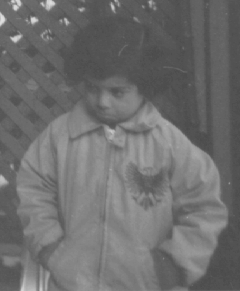
#> input picture Week 5/pout.tif, 240 x 291 px
$ jupyter execute --allow-errors 'Assignment 5.ipynb'
#> lines starting #> are read from the running program, lines starting #| are printed output that depends on the picture; after the words box and inside, x2 and y2 are one past the last pixel; in counts of white or black regions, pixels touching at a corner belong together
[cell 1]
import numpy as np
import matplotlib.pyplot as plt
from skimage.io import imread
from skimage.util import img_as_float
from skimage.color import rgb2gray
from skimage.morphology import disk, closing, opening, binary_opening
from skimage.measure import label
import soundfile as sf
from scipy.fft import fft, fftshift, fftfreq

## 1. Histogram-based processing

### Problem 1.1

[cell 2]
def compute_CDF(image):
    counts, edges = np.histogram(image.flatten(), bins=256, range=(0, 256))  # compute histogram
    I_val = edges[:-1]  # intensity array
    CDF = np.cumsum(counts) / np.sum(counts)  # compute CDF and normalize
    return CDF, I_val

[cell 3]
A = imread("pout.tif")
#> A is the input picture: shape (291, 240); min 74, max 224, mean 110.3

A_cdf, I_A = compute_CDF(A)
#> in compute_CDF, `counts, edges = np.histogram(image.flatten(), bins=256, range=(0, 256))`: counts = 256 values, max 3628 at index 82, min 0 at index 0, mean 272.8; edges = 257 values from 0 to 256
#> in compute_CDF, `I_val = edges[:-1]`: I_val = 256 values from 0 to 255
#> in compute_CDF, `CDF = np.cumsum(counts) / np.sum(counts)`: CDF = 256 values from 0 to 1
#> A_cdf = 256 values from 0 to 1; I_A = 256 values from 0 to 255

plt.figure(figsize=(8,4))

plt.subplot(1, 2, 1)
plt.hist(A.flatten(), bins=256, range=(0, 256))
plt.xlabel("Intensity")
plt.ylabel("Counts")
plt.title("Histogram of pout.tif")

plt.subplot(1, 2, 2)
plt.plot(I_A, A_cdf)
plt.xlabel("Intensity")
plt.ylabel("CDF")
plt.title("CDF for pout.tif")

plt.tight_layout()
#> figure, not shown here; panel 1: tallest bar 3628 high, from x = 82 to 83; panel 2: curve peaks at x = 224, y = 1

### Problem 1.2

[cell 4]
def CDF_image(image, CDF):
    return  CDF[image]  # returns image with intensity CDF(I(x,y)) for pixel at (x,y)

[cell 5]
A_C_image = CDF_image(A, A_cdf)

plt.subplot(1, 2, 1)
plt.imshow(A, vmin=0, vmax=255, cmap="gray")
plt.colorbar(shrink=0.6)
plt.axis("off")
plt.title("Original image")

plt.subplot(1, 2, 2)
plt.imshow(A_C_image, vmin=0, vmax=1, cmap="gray")
plt.colorbar(shrink=0.6)
plt.axis("off")
plt.title("C(I) image")

plt.tight_layout()
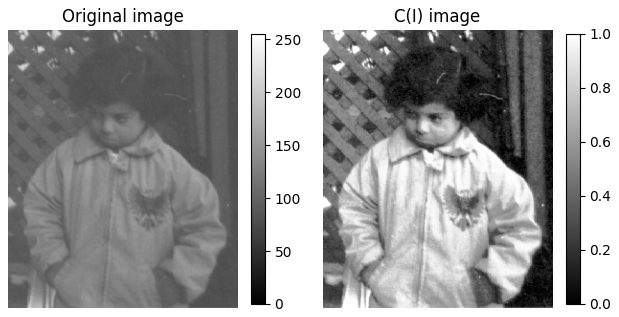
#> figure drawn by matplotlib, 4 panels

### Problem 1.3

[cell 6]
def pseudo_inverse(cdf):
    cdf_inv = np.empty_like(cdf)  # initialize array

    s_vals = np.linspace(0, 255, 256)
    l_vals = np.linspace(0, 1, 256)

    for i, l in enumerate(l_vals):  # compute pseudoinverse
        cdf_inv[i] = np.min(s_vals[np.where(cdf >= l)[0]])
#> after the loop, cdf_inv = 256 values from 0 to 224

    return cdf_inv, l_vals

[cell 7]
A_cdf_inv, A_l = pseudo_inverse(A_cdf)
#> A_cdf_inv = 256 values from 0 to 224; A_l = 256 values from 0 to 1

plt.plot(A_l, A_cdf_inv)
plt.title("Pseudo inverse CDF of pout.tif")
plt.xlabel("l")
plt.ylabel(r"$C^{-1}$")
#> figure, not shown here; curve peaks at x = 1, y = 224
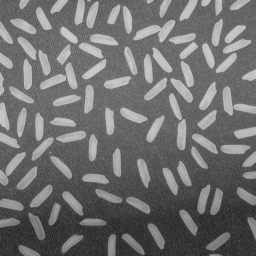
#> input picture Week 5/rice.png, 256 x 256 px
#> further down, B is the input picture: shape (256, 256); min 40, max 204, mean 111.2

### Problem 1.4

[cell 8]
def hist_match(image1, image2):
    C1, _ = compute_CDF(image1)  # compute CDF of original image
#> C1 = 256 values from 0 to 1
    C2, s2 = compute_CDF(image2)  # compute CDF of target image
#> C2 = 256 values from 0 to 1; s2 = 256 values from 0 to 255

    C1_image1 = CDF_image(image1, CDF=C1)  # compute C1(I1)

    C2_inv_C1_image1 = np.empty_like(C1_image1)  # initialize

    for i in range(C1_image1.shape[0]):  # compute C2^-1(C1(I1))
        for j in range(C1_image1.shape[1]):
            C2_inv_C1_image1[i, j] = np.min(s2[np.where(C2 >= C1_image1[i, j])[0]])
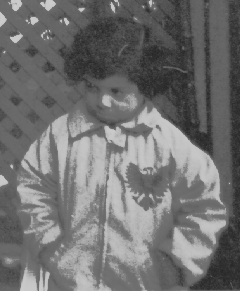
#> C2_inv_C1_image1: shape (291, 240) float64; min 40, max 204, mean 113.2

    return C2_inv_C1_image1

[cell 9]
B = imread("rice.png")

A_hist_matched_to_B = hist_match(A, B)

[cell 10]
plt.subplot(1, 3, 1)
plt.imshow(A, vmin=0, vmax=255, cmap="gray")
plt.axis("off")
plt.title("Input image 1")

plt.subplot(1, 3, 2)
plt.imshow(B, vmin=0, vmax=255, cmap="gray")
plt.axis("off")
plt.title("Input image 2")

plt.subplot(1, 3, 3)
plt.imshow(A_hist_matched_to_B, vmin=0, vmax=255, cmap="gray")
plt.axis("off")
plt.title("Output image")

plt.tight_layout()

[cell 11]
plt.hist(A.flatten(), bins=256, range=(0, 256), cumulative=True, density=True, histtype="step", label="Input image 1")
plt.hist(B.flatten(), bins=256, range=(0, 256), cumulative=True, density=True, histtype="step", label="Input image 2")
plt.hist(A_hist_matched_to_B.flatten(), bins=256, range=(0, 256), cumulative=True, density=True, histtype="step", label="Output image")
plt.xlabel("Intensity")
plt.ylabel("Normalized cumulative histogram")
plt.title("Cumulative histograms")
plt.legend()
plt.tight_layout()

## 2. Segmentation by thresholding

### Problem 2.1

[cell 12]
def perform_thresholding(image, threshold=100/256):

    image_gray = rgb2gray(image)  # convert to gray-scale
    binary_image = np.where(image_gray <= threshold, 0, 1)  # perform thresholding

    return binary_image

[cell 13]
C = imread("pillsect.png")
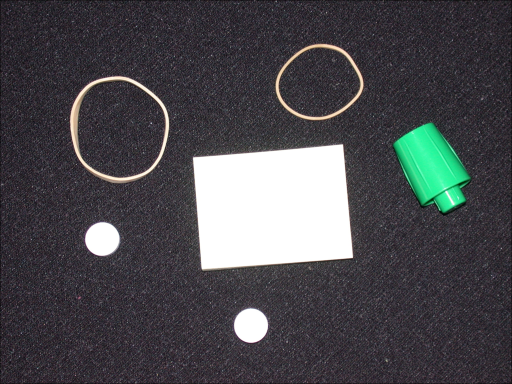
#> input picture Week 5/pillsect.png, 512 x 384 px
#> C is the input picture: shape (384, 512, 3); mean R, G, B 73.9, 73.6, 77.5
C_gray = rgb2gray(C)

C_thresholded = perform_thresholding(C)
#> in perform_thresholding, `binary_image = np.where(image_gray <= threshold, 0, 1)`:
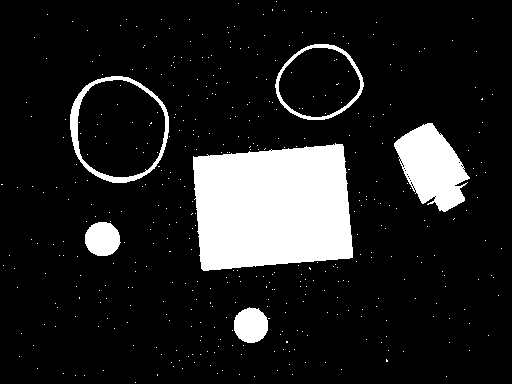
#> binary_image: shape (384, 512) int64; values 0 (black) and 1 (white), 13.3% white; 424 white regions (418 under 20 px), largest, box (x1, y1, x2, y2) and area: (193, 143, 353, 271) 17403, (394, 123, 470, 212) 4037, (70, 76, 169, 183) 1492, (85, 222, 121, 256) 960, (234, 307, 268, 343) 957, (275, 44, 364, 120) 870

[cell 14]
plt.figure(figsize=(8, 4))

plt.subplot(1, 3, 1)
plt.imshow(C)
plt.axis("off")
plt.title("Original image")

plt.subplot(1, 3, 2)
plt.imshow(C_gray, cmap="gray")
plt.axis("off")
plt.title("Grayscale image")

plt.subplot(1, 3, 3)
plt.imshow(C_thresholded, cmap="gray")
plt.axis("off")
plt.title("Result of thresholding")

plt.tight_layout()

### Problem 2.2

[cell 15]
plt.hist(C_gray.flatten(), bins=256)
plt.plot((100/256, 100/256), (0, 18000), "--", label="Threshold = 100/256")
plt.title("Intensity distribution of gray scale image")
plt.xlabel("Intensity")
plt.ylabel("Counts")
plt.legend()
plt.tight_layout()
#> figure, not shown here; tallest bar 18181 high, from x = 0.996 to 1

## 3. Morphology

### Problem 3.1.1

[cell 16]
D = imread("cells_binary_inv.png")
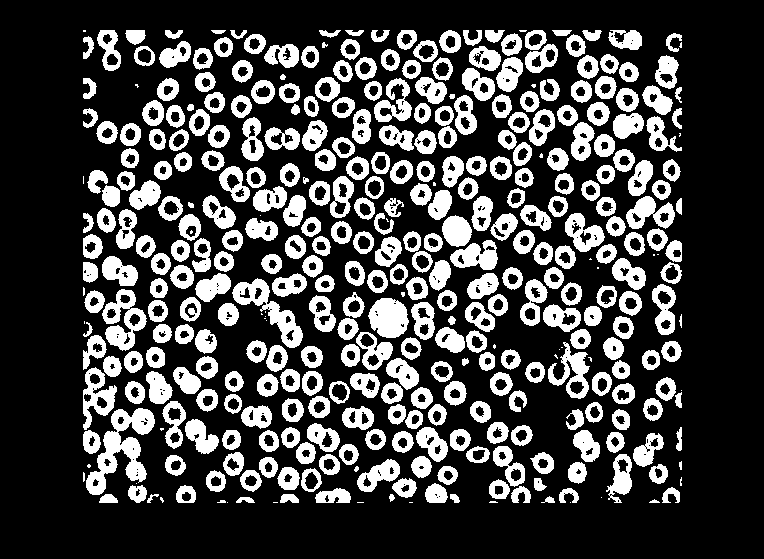
#> input picture Week 5/cells_binary_inv.png, 764 x 559 px
#> D: shape (559, 764); 26.6% white; 395 white regions (49 under 20 px), largest, box (x1, y1, x2, y2) and area: (86, 408, 155, 495) 2460, (232, 278, 303, 348) 1487, (102, 289, 147, 351) 1333
SE = disk(1)

[cell 17]
D_opened = opening(D, SE)
#> D_opened: shape (559, 764); 26.3% white; 369 white regions (19 under 20 px), largest, box (x1, y1, x2, y2) and area: (86, 408, 155, 495) 2436, (368, 298, 409, 338) 1230, (548, 343, 589, 399) 954
D_closed = closing(D, SE)
#> D_closed: shape (559, 764); 27.1% white; 343 white regions (37 under 20 px), largest, box (x1, y1, x2, y2) and area: (83, 408, 155, 495) 2529, (496, 30, 558, 92) 1680, (84, 289, 147, 351) 1676

[cell 18]
plt.figure(figsize=(10, 4))

plt.subplot(1, 3, 1)
plt.imshow(D, cmap="gray")
plt.axis("off")
plt.title("Original")

plt.subplot(1, 3, 2)
plt.imshow(D_opened, cmap="gray")
plt.axis("off")
plt.title("Result of opening")

plt.subplot(1, 3, 3)
plt.imshow(D_closed, cmap="gray")
plt.axis("off")
plt.title("Result of closing")

plt.tight_layout()

[cell 19]
plt.figure(figsize=(10, 4))

plt.subplot(1, 3, 1)
plt.imshow(D[200:350, 200:350], cmap="gray")
plt.axis("off")
plt.title("Original")
plt.plot()
circle = plt.Circle((65, 110), 15, fill=False, color="red")
plt.gca().add_patch(circle)
circle = plt.Circle((15, 85), 10, fill=False, color="green")
plt.gca().add_patch(circle)
circle = plt.Circle((60, 15), 10, fill=False, color="blue")
plt.gca().add_patch(circle)

plt.subplot(1, 3, 2)
plt.imshow(D_opened[200:350, 200:350], cmap="gray")
plt.axis("off")
plt.title("Result of opening")
plt.plot()
circle = plt.Circle((65, 110), 15, fill=False, color="red")
plt.gca().add_patch(circle)
circle = plt.Circle((15, 85), 10, fill=False, color="green")
plt.gca().add_patch(circle)
circle = plt.Circle((60, 15), 10, fill=False, color="blue")
plt.gca().add_patch(circle)

plt.subplot(1, 3, 3)
plt.imshow(D_closed[200:350, 200:350], cmap="gray")
plt.axis("off")
plt.title("Result of closing")
plt.plot()
circle = plt.Circle((65, 110), 15, fill=False, color="red")
plt.gca().add_patch(circle)
circle = plt.Circle((15, 85), 10, fill=False, color="green")
plt.gca().add_patch(circle)
circle = plt.Circle((60, 15), 10, fill=False, color="blue")
plt.gca().add_patch(circle)

plt.tight_layout()

### Problem 3.1.3

[cell 20]
labels_opened, num_labels_opened = label(D_opened, return_num=True, connectivity=2)
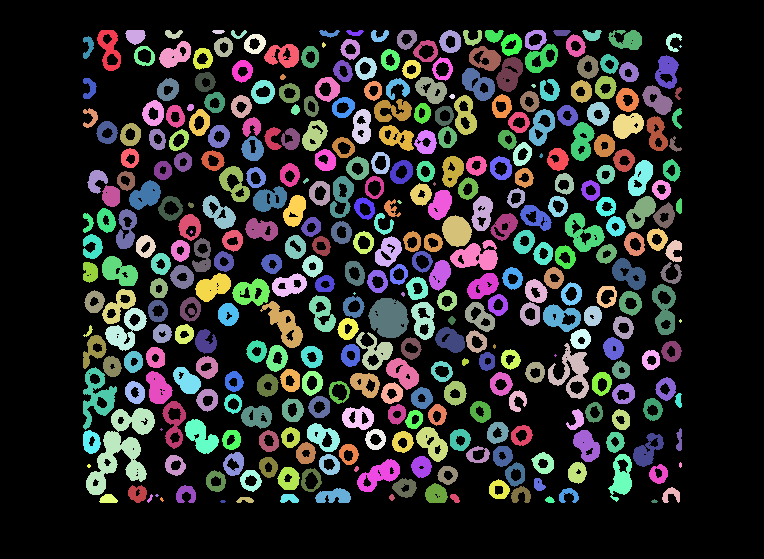
#> labels_opened: shape (559, 764) int64; 370 distinct labels, from 0 to 369; one colour per label, 0 black
#> num_labels_opened = 369
labels_closed, num_labels_closed = label(D_closed, return_num=True, connectivity=2)
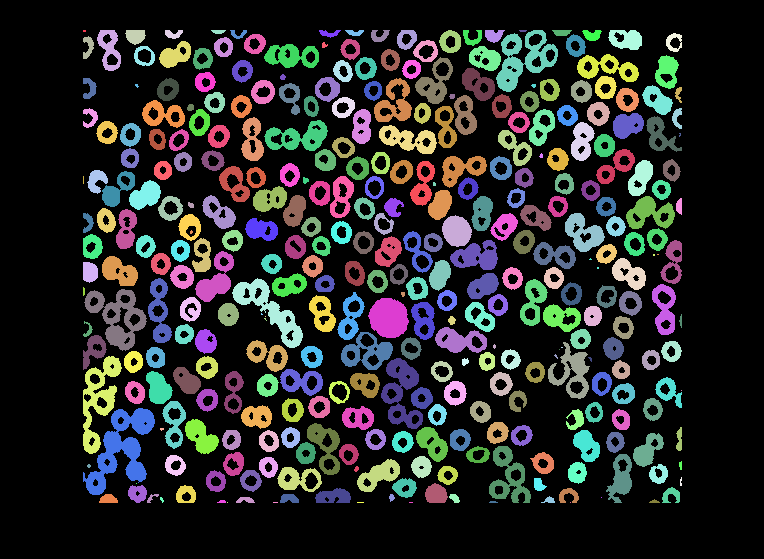
#> labels_closed: shape (559, 764) int64; 344 distinct labels, from 0 to 343; one colour per label, 0 black
#> num_labels_closed = 343

[cell 21]
plt.figure(figsize=(8, 4))

plt.subplot(1, 2, 1)
plt.imshow(labels_opened)
plt.axis("off")
plt.colorbar(shrink=0.6)
plt.title("Cells labeled after using opening")

plt.subplot(1, 2, 2)
plt.imshow(labels_closed)
plt.axis("off")
plt.colorbar(shrink=0.6)
plt.title("Cells labeled after using closing")

plt.tight_layout()

print(f"Number of cells after performing opening: {num_labels_opened}")
#| Number of cells after performing opening: 369
print(f"Number of cells after performing closing: {num_labels_closed}")
#| Number of cells after performing closing: 343

### Problem 3.2

[cell 22]
E = img_as_float(imread("money_bin.png"))
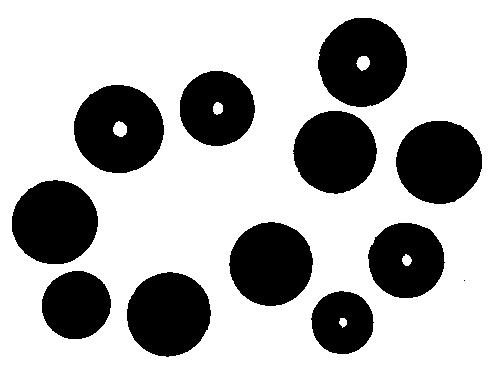
#> input picture Week 5/money_bin.png, 500 x 369 px
#> E: shape (369, 500) float64; values 0 (black) and 1 (white), 70.1% white; 12 black regions (1 under 20 px), largest, box (x1, y1, x2, y2) and area: (74, 85, 164, 173) 6035, (318, 18, 407, 107) 6004, (12, 180, 98, 264) 5657

E_inverted = np.empty_like(E)  # initialize inverted image

for i in range(E.shape[0]):  # invert image
    for j in range(E.shape[1]):
        if E[i,j] == 0:
            E_inverted[i,j] = 1
        elif E[i,j] == 1:
            E_inverted[i,j] = 0

E_opened = opening(E_inverted, SE)  # remove noise by opening

# find connected components
labels_coins, num_labels_coins = label(E_opened, return_num=True, connectivity=2)
#> num_labels_coins = 11
#> E_opened: shape (369, 500) float64; values 0 (black) and 1 (white), 29.9% white; 11 white regions, largest, box (x1, y1, x2, y2) and area: (74, 85, 164, 173) 6035, (318, 18, 407, 107) 6003, (12, 180, 98, 264) 5655

print(f"Number of detected coins: {num_labels_coins}")
#| Number of detected coins: 11

plt.imshow(labels_coins)
plt.colorbar(shrink=0.8)
plt.axis("off")
plt.title("Each coin labeled")

plt.text(380, 80, "1", color="red")
plt.text(200, 100, "2", color="red")
plt.text(100, 110, "3", color="red")
plt.text(320, 150, "4", color="red")
plt.text(420, 150, "5", color="red")
plt.text(40, 230, "6", color="red")
plt.text(250, 270, "7", color="red")
plt.text(400, 290, "8", color="red")
plt.text(60, 310, "9", color="red")
plt.text(150, 310, "10", color="red")
plt.text(320, 310, "11", color="red")

[cell 23]
# compute areas
five_kr_area = len(labels_coins[labels_coins==3])
#> five_kr_area = 6035
twenty_kr_area = len(labels_coins[labels_coins==6])
#> twenty_kr_area = 5655
two_kr_area = len(labels_coins[labels_coins==2])
#> two_kr_area = 4324
one_kr_area = len(labels_coins[labels_coins==11])
#> one_kr_area = 3021
fifty_øre_area = len(labels_coins[labels_coins==9])
#> fifty_øre_area = 3675

# save areas in arrays
area_reference_coins = np.array([five_kr_area, twenty_kr_area, two_kr_area, one_kr_area, fifty_øre_area])
#> area_reference_coins = [6035, 5655, 4324, 3021, 3675]

# save what area correspond to which type of coin
ID_reference_coins = ["5 kr", "20 kr", "2 kr", "1 kr", "50 øre"]

# Assign a value in kr to each type of coin
value_reference_coins = np.array([5, 20, 2, 1, 0.5])

print(f"Area of 5 kr: {five_kr_area}")
#| Area of 5 kr: 6035
print(f"Area of 2 kr: {two_kr_area}")
#| Area of 2 kr: 4324
print(f"Area of 1 kr: {one_kr_area}")
#| Area of 1 kr: 3021
print(f"Area of 20 kr: {twenty_kr_area}")
#| Area of 20 kr: 5655
print(f"Area of 50 øre: {fifty_øre_area}")
#| Area of 50 øre: 3675

[cell 24]
area_coin = np.zeros(num_labels_coins)  # initialize
#> area_coin = [0, 0, 0, 0, 0, 0, 0, 0, 0, 0, 0]

for i in range(num_labels_coins):  # measure area of each coin
    area_coin[i] = len(labels_coins[labels_coins==i+1])

# compute difference between measured area and area of each reference coin
diff = np.abs(area_coin[:, np.newaxis] - area_reference_coins[np.newaxis, :])

find_coin_ID = np.argmin(diff, axis=1)  # determine what reference area is closest

for i, ID in enumerate(find_coin_ID):
    print(f"Coin number {i+1} is a {ID_reference_coins[ID]}")

[cell 25]
plt.imshow(E, cmap="gray")
plt.axis("off")
plt.title("Type determined of each coin")

plt.text(380, 80, f"{ID_reference_coins[find_coin_ID[0]]}", color="red")
plt.text(200, 100, f"{ID_reference_coins[find_coin_ID[1]]}", color="red")
plt.text(100, 110, f"{ID_reference_coins[find_coin_ID[2]]}", color="red")
plt.text(320, 150, f"{ID_reference_coins[find_coin_ID[3]]}", color="red")
plt.text(420, 150, f"{ID_reference_coins[find_coin_ID[4]]}", color="red")
plt.text(40, 230, f"{ID_reference_coins[find_coin_ID[5]]}", color="red")
plt.text(250, 270, f"{ID_reference_coins[find_coin_ID[6]]}", color="red")
plt.text(400, 290, f"{ID_reference_coins[find_coin_ID[7]]}", color="red")
plt.text(60, 310, f"{ID_reference_coins[find_coin_ID[8]]}", color="red")
plt.text(150, 310, f"{ID_reference_coins[find_coin_ID[9]]}", color="red")
plt.text(320, 310, f"{ID_reference_coins[find_coin_ID[10]]}", color="red")

[cell 26]
total_amount = 0  # initialize

for ID in find_coin_ID:  # sum up coin values
    total_amount += value_reference_coins[ID]

print(f"The total amount of money is {total_amount} kr")
#| The total amount of money is 115.5 kr

### Problem 3.3

[cell 27]
C_thresholded_opened = binary_opening(C_thresholded, disk(1))
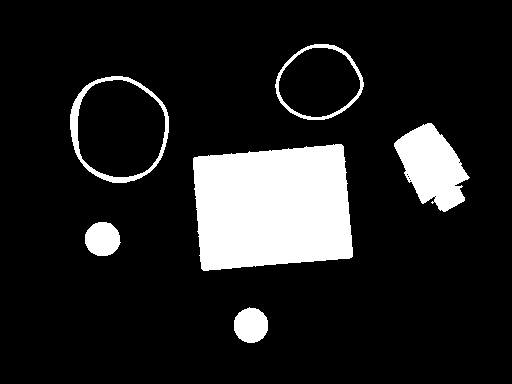
#> C_thresholded_opened: shape (384, 512) bool; 13% white; 6 white regions, box (x1, y1, x2, y2) and area: (193, 144, 353, 271) 17395, (394, 123, 470, 212) 3973, (70, 76, 169, 183) 1488, (85, 222, 121, 256) 958, (234, 307, 268, 343) 955, (275, 44, 364, 120) 869

plt.figure(figsize=(8,4))

plt.subplot(1,2,1)
plt.imshow(C_thresholded, cmap="gray")
plt.axis("off")
plt.title("Thresholded image")

plt.subplot(1,2,2)
plt.imshow(C_thresholded_opened, cmap="gray")
plt.axis("off")
plt.title("Result of opening thresholded image")

plt.tight_layout()
